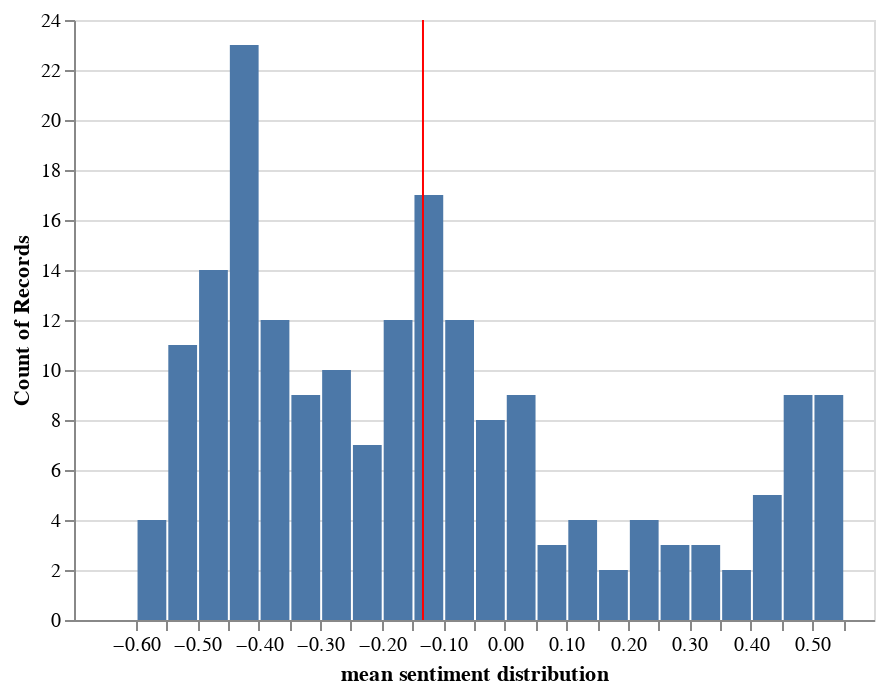

The notebook cell saved with this chart:
### Markdown cell above
## Sentiment score histogram overall

### Code cell
source = forced_grouped_score

hist_forced_all_com = alt.Chart(source).mark_bar().encode(
    alt.X('sentimentScore:Q',bin=alt.Bin(maxbins=30), title="mean sentiment distribution"),
    y='count()')

rule = alt.Chart(source).mark_rule(color='red').encode(
    x=alt.X('sentimentScore:Q', aggregate='mean'))

hist_forced_all_com = hist_forced_all_com + rule
hist_forced_all_com.display(renderer='svg')

### Figure 1 — Vega-Lite specification as saved in the notebook (floating-point values rounded to 4 significant figures; data arrays with more than 128 entries replaced by an {"elided": "..."} marker saying what was removed)
{"config": {"view": {"continuousWidth": 400, "continuousHeight": 300}}, "layer": [{"mark": "bar", "encoding": {"x": {"type": "quantitative", "bin": {"maxbins": 30}, "field": "sentimentScore", "title": "mean sentiment distribution"}, "y": {"type": "quantitative", "aggregate": "count"}}}, {"mark": {"type": "rule", "color": "red"}, "encoding": {"x": {"type": "quantitative", "aggregate": "mean", "field": "sentimentScore"}}}], "data": {"name": "data-2cdef12b204e127fe9f1535a8ca80411"}, "$schema": "https://vega.github.io/schema/vega-lite/v4.8.1.json", "datasets": {"data-2cdef12b204e127fe9f1535a8ca80411": {"elided": "192 records"}}}
